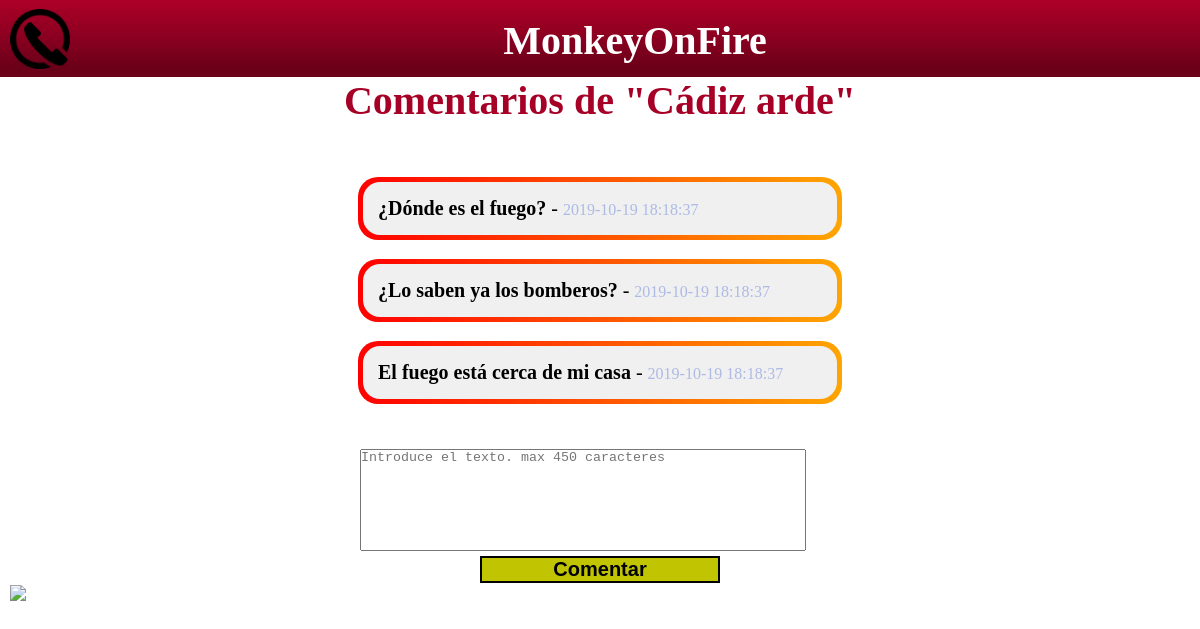
The page /front/html/comentarios.php?id=1 on the database its author committed.
### tables this page shows
CREATE TABLE IF NOT EXISTS `Hilo` (
  `idHilo` INT NOT NULL AUTO_INCREMENT,
  `titulo` VARCHAR(100) NOT NULL,
  `comunidad` VARCHAR(45) NOT NULL,
  `fechaCreacion` DATETIME NOT NULL DEFAULT CURRENT_TIMESTAMP,
  `fechaModificacion` DATETIME NOT NULL DEFAULT CURRENT_TIMESTAMP ON UPDATE CURRENT_TIMESTAMP,
  PRIMARY KEY (`idHilo`));

CREATE TABLE IF NOT EXISTS `Comentario` (
  `idComentario` INT NOT NULL AUTO_INCREMENT,
  `texto` VARCHAR(450) NOT NULL,
  `fechaCreacion` DATETIME NOT NULL DEFAULT CURRENT_TIMESTAMP,
  `Hilo_idHilo` INT NOT NULL,
  PRIMARY KEY (`idComentario`, `Hilo_idHilo`),
  INDEX `fk_Comentario_Hilo_idx` (`Hilo_idHilo` ASC) VISIBLE,
  CONSTRAINT `fk_Comentario_Hilo`
    FOREIGN KEY (`Hilo_idHilo`)
    REFERENCES `Hilo` (`idHilo`)
    ON DELETE NO ACTION
    ON UPDATE NO ACTION);

### front/html/comentarios.php (the view, shortened to what this page needs)
<?php
    $usuario = "root";
    $contraseña = "root";
    $link = "mysql:host=localhost;dbname=monkeydevs";
    try{
        $mdb = new PDO($link, $usuario, $contraseña);
    }catch (PDOException $e){
        die();
    }
    $id = $_GET['id'];
    $sql_leer = 'SELECT * FROM comentario where Hilo_idHilo = :id';
    $gsent = $mdb->prepare($sql_leer);
    $gsent->bindParam(':id', $id, PDO::PARAM_INT);
    $gsent->execute();
    $comentarios = $gsent->fetchAll();
    $sql_leer = 'SELECT * FROM hilo where idHilo = :id';
    $gsent = $mdb->prepare($sql_leer);
    $gsent->bindParam(':id', $id, PDO::PARAM_INT);
    $gsent->execute();
    $hilo = $gsent->fetch();
?>
<!DOCTYPE html>
<html lang="es">
<?php
    if( $_SERVER['REQUEST_METHOD']=='GET') {
?>
<head>
    <link rel="stylesheet" href="../estilos/estilos.css">
</head>
<body>
    <div class="cuerpo2">
        <div class="cabecera">
            <img src="../imagenes/icono.png" title="MonkeyOnFire" />
            <h2>MonkeyOnFire</h2>
        </div>
        <div class="comentarios">
        <div class="tituloHilosComentarios">Comentarios de "<?php echo($hilo['titulo']) ?>"</div>
          <div class= "comentarios_container">
            <?php foreach($comentarios as $c):   ?>
                <div class="gradient-box">
                    <p class="comentario">
                        <span id="titulo-hilo"><?php echo $c['texto'] ?></span>
                        -
                        <span id="fecha-hilo"><?php echo $c['fechaCreacion'] ?></span>
                    </p>
                </div>
              <br>
            <?php endforeach  ?>
          </div>
          <form class="input_comentario" method="post">
            <textarea placeholder="Introduce el texto. max 450 caracteres" name="comentarioIntroducido" style="resize: none;" maxlength="250"></textarea>
            <br>
            <input id="comentar-comentario" type="submit" value="Comentar">
          </form>
        </div>
        <a href="hilos.php"><img src="../imagenes/atras.png" width="60"/></a>
    </div>
</body>
<?php
    }else if( $_SERVER['REQUEST_METHOD']=='POST') {
        if(isset($_POST['comentarioIntroducido']) && $_POST['comentarioIntroducido']!=""){
            $sql_insertar = 'INSERT INTO comentario(texto, Hilo_idHilo) VALUES(?,?)';
            $sentencia_insertar = $mdb->prepare($sql_insertar);
            $sentencia_insertar->execute(array($_POST['comentarioIntroducido'], $id));
        }
        header('Location: ?id='.$id);
        exit;
    }
?>

### front/estilos/estilos.css (style rules this page uses)
* { margin: 0px; padding: 0px; }
.cabecera { background: rgba(173,0,40,1); background: -moz-linear-gradient(top, rgba(173,0,40,1) 0%, rgba(143,0,33,1) 44%, rgba(107,0,25,1) 88%, rgba(107,0,25,1) 100%); background: -webkit-gradient(left top, left bottom, color-stop(0%, rgba(173,0,40,1)), color-stop(44%, rgba(143,0,33,1)), color-stop(88%, rgba(107,0,25,1)), color-stop(100%, rgba(107,0,25,1))); background: -webkit-linear-gradient(top, rgba(173,0,40,1) 0%, rgba(143,0,33,1) 44%, rgba(107,0,25,1) 88%, rgba(107,0,25,1) 100%); background: -o-linear-gradient(top, rgba(173,0,40,1) 0%, rgba(143,0,33,1) 44%, rgba(107,0,25,1) 88%, rgba(107,0,25,1) 100%); background: -ms-linear-gradient(top, rgba(173,0,40,1) 0%, rgba(143,0,33,1) 44%, rgba(107,0,25,1) 88%, rgba(107,0,25,1) 100%); background: linear-gradient(to bottom, rgba(173,0,40,1) 0%, rgba(143,0,33,1) 44%, rgba(107,0,25,1) 88%, rgba(107,0,25,1) 100%); width: 100%; height: 75px; padding-top: 2px; text-align: center; z-index:999 !important; }
.cabecera img { width: 60px; float: left; margin-left: 15px; margin-top: 7px; }
.cabecera h2 { text-align: center; margin-top: 15px; font-size: 40px; color: #FFFF; }
.cuerpo2 { font-size: 20px; }
.cuerpo2 img { margin-left: 10px; }
.comentarios textarea { width: 37%; height: 20%; height: 100px; margin-left: 30%; margin-top: 2%; }
.comentarios_container { margin-top: 55px; }
.gradient-box { display: flex; width: 40%; height: auto; margin: auto; position: relative; box-sizing: border-box; color: #000; background: #f0f0f0; background-clip: padding-box; border: solid 3px transparent; border-radius: 1em; transition: background-color 3s ease-out, color 3s ease-out; }
.gradient-box:before { content: ''; position: absolute; top: 0; right: 0; bottom: 0; left: 0; z-index: -1; margin: -5px; border-radius: inherit; background: linear-gradient(to right, red, orange); }
.comentarios input { width: 10%; margin-left: 30%; }
.comentarios p { padding: 15px; }
#titulo-hilo { font-weight: bold; }
#fecha-hilo { font-size: 80%; color: #acbae5; font-weight: 400; }
.tituloHilosComentarios { text-align: center; color: #A70026; font-size: 40px; font-weight: bold; }
#comentar-comentario { font-weight: 600; font-size: 20px; margin: 0 40% 0 40%; width: 20%; border: 2px solid black; background-color: #c1c401; }

### rows shown on the page
hilo: titulo "Cádiz arde"
comentario: texto "¿Dónde es el fuego?", fechaCreacion "2019-10-19 18:18:37"
comentario: texto "¿Lo saben ya los bomberos?", fechaCreacion "2019-10-19 18:18:37"
comentario: texto "El fuego está cerca de mi casa", fechaCreacion "2019-10-19 18:18:37"
